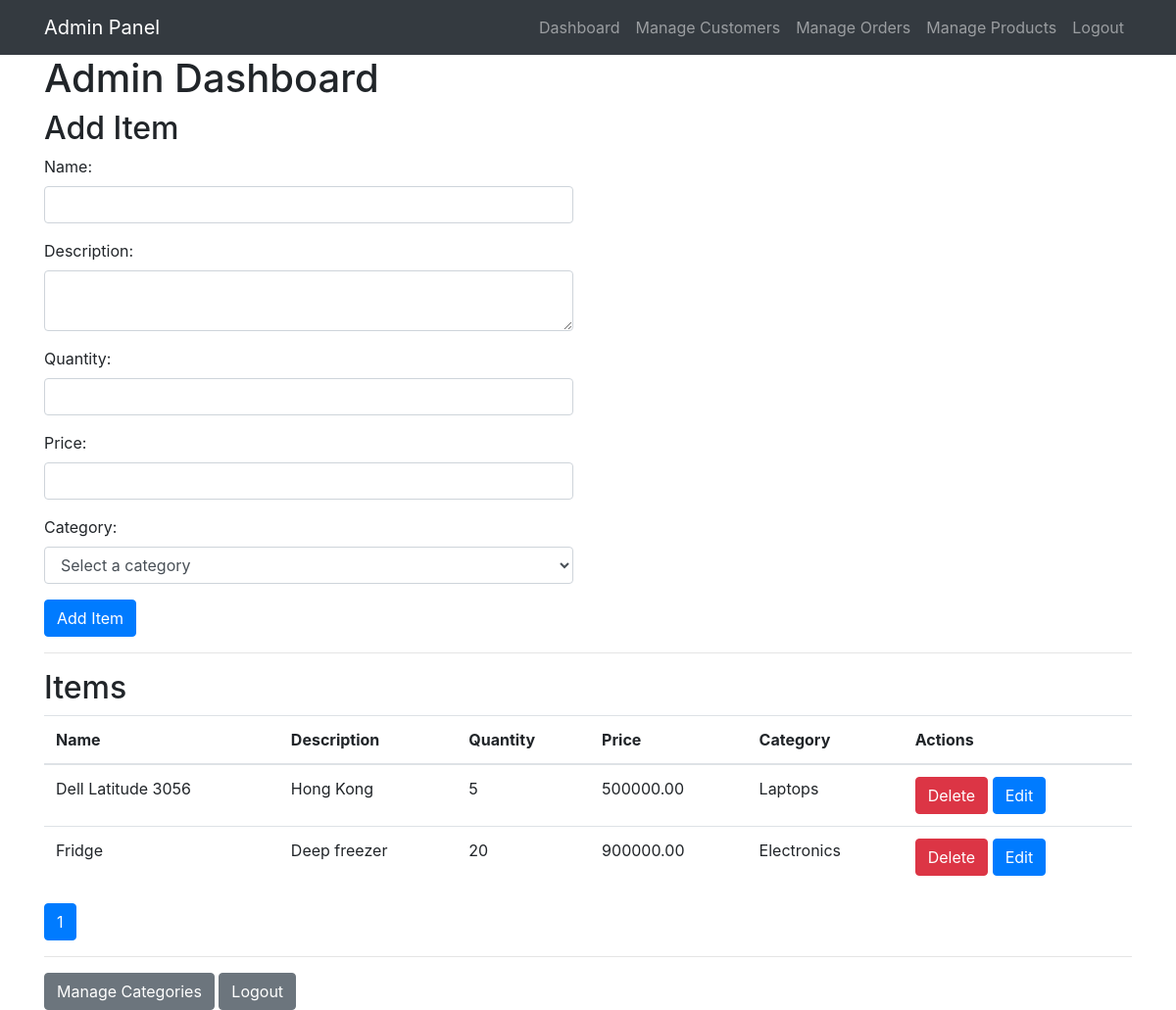
The page /admin/manage_products.php (signed in) on the database its author committed.
### tables this page shows
CREATE TABLE `items` (
  `item_id` int(11) NOT NULL,
  `category_id` int(11) DEFAULT NULL,
  `name` varchar(50) NOT NULL,
  `description` text NOT NULL,
  `quantity` int(11) NOT NULL,
  `price` decimal(10,2) NOT NULL
);

CREATE TABLE `categories` (
  `category_id` int(11) NOT NULL,
  `name` varchar(50) NOT NULL
);

### admin/manage_products.php (the view, shortened to what this page needs)
<?php
include("admin_header.php");
require_once '../db_connection.php';
$query = "SELECT COUNT(*) AS total_items FROM items";
$result = $conn->query($query);
$row = $result->fetch_assoc();
$total_items = $row['total_items'];
$items_per_page = 10;
$total_pages = ceil($total_items / $items_per_page);
$current_page = isset($_GET['page']) ? $_GET['page'] : 1;
$start_index = ($current_page - 1) * $items_per_page;
$query = "SELECT items.item_id, items.name, items.description, items.quantity, items.price, categories.name AS category_name
          FROM items
          INNER JOIN categories ON items.category_id = categories.category_id
          LIMIT ?, ?";
$stmt = $conn->prepare($query);
$stmt->bind_param('ii', $start_index, $items_per_page);
$stmt->execute();
$result = $stmt->get_result();
$items = $result->fetch_all(MYSQLI_ASSOC);
?>
<!DOCTYPE html>
<html>
<head>
    <link rel="stylesheet" href="../css/bootstrap.min.css">
</head>
<body>
    <div class="container">
        <h1>Admin Dashboard</h1>
        <h2>Add Item</h2>
        <form method="POST">
            <div class="row">
                <div class="col-sm-6">
                    <div class="form-group">
                        <label for="item_name">Name:</label>
                        <input type="text" class="form-control" id="item_name" name="item_name" required>
                    </div>
                    <div class="form-group">
                        <label for="item_description">Description:</label>
                        <textarea class="form-control" id="item_description" name="item_description" required></textarea>
                    </div>
                    <div class="form-group">
                        <label for="item_quantity">Quantity:</label>
                        <input type="number" class="form-control" id="item_quantity" name="item_quantity" required>
                    </div>
                    <div class="form-group">
                        <label for="item_price">Price:</label>
                        <input type="number" class="form-control" id="item_price" name="item_price" required>
                    </div>
                    <div class="form-group">
                        <label for="item_category">Category:</label>
                        <select class="form-control" id="item_category" name="item_category" required>
                            <option value="" selected disabled>Select a category</option>
                        </select>
                    </div>
                    <button type="submit" class="btn btn-primary" name="add_item">Add Item</button>
                </div>
            </div>
        </form>
        <hr>
        <h2>Items</h2>
        <table class="table">
            <thead>
                <tr>
                    <th>Name</th>
                    <th>Description</th>
                    <th>Quantity</th>
                    <th>Price</th>
                    <th>Category</th>
                    <th>Actions</th>
                </tr>
            </thead>
            <tbody>
                <?php foreach ($items as $item): ?>
                    <tr>
                        <td><?php echo $item['name']; ?></td>
                        <td><?php echo $item['description']; ?></td>
                        <td><?php echo $item['quantity']; ?></td>
                        <td><?php echo $item['price']; ?></td>
                        <td><?php echo $item['category_name']; ?></td>
                        <td>
                            <a href="manage_products.php?delete_item=<?php echo $item['item_id']; ?>" class="btn btn-danger">Delete</a>
                            <a href="edit.php?item_id=<?php echo $item['item_id']; ?>" class="btn btn-primary">Edit</a>
                        </td>
                    </tr>
                <?php endforeach; ?>
            </tbody>
        </table>
        <nav aria-label="Page navigation">
            <ul class="pagination">
                <?php for ($page = 1; $page <= $total_pages; $page++): ?>
                    <li class="page-item <?php if ($page == $current_page) echo 'active'; ?>"><a class="page-link" href="index.php?page=<?php echo $page; ?>"><?php echo $page; ?></a></li>
                <?php endfor; ?>
            </ul>
        </nav>
        <hr>
        <a href="categories.php" class="btn btn-secondary">Manage Categories</a>
        <a href="../logout.php" class="btn btn-secondary">Logout</a>
    </div>
</body>
</html>

### admin/admin_header.php (shortened to what this page needs)
<!DOCTYPE html>
<html>
<head>
    <link rel="stylesheet" href="../css/bootstrap.min.css">
    <link rel="stylesheet" href="../css/admin_header.css">
</head>
<body>
<nav class="navbar navbar-expand-lg navbar-dark bg-dark admin-nav">
    <div class="container">
        <a class="navbar-brand" href="index.php">Admin Panel</a>
        <div class="collapse navbar-collapse" id="navbarNav">
            <ul class="navbar-nav ml-auto">
                <li class="nav-item <?php if ($active_page === 'dashboard') echo 'active'; ?>">
                    <a class="nav-link" href="index.php">Dashboard</a>
                </li>
                <li class="nav-item <?php if ($active_page === 'customers') echo 'active'; ?>">
                    <a class="nav-link" href="manage_customers.php">Manage Customers</a>
                </li>
                <li class="nav-item <?php if ($active_page === 'orders') echo 'active'; ?>">
                    <a class="nav-link" href="manage_orders.php">Manage Orders</a>
                </li>
                <li class="nav-item <?php if ($active_page === 'products') echo 'active'; ?>">
                    <a class="nav-link" href="manage_products.php">Manage Products</a>
                </li>
                <li class="nav-item">
                    <a class="nav-link" href="logout.php">Logout</a>
                </li>
            </ul>
        </div>
    </div>
</nav>

### css/admin_header.css (style rules this page uses)
.navbar-brand { padding-top: 5px; padding-bottom: 5px; }
.admin-nav { position: fixed; top: 0; left: 0; width: 100%; }

### rows shown on the page
items: name "Dell Latitude 3056", description "Hong Kong", quantity "5", price "500000.00", category.name "Laptops"
items: name "Fridge", description "Deep freezer", quantity "20", price "900000.00", category.name "Electronics"
